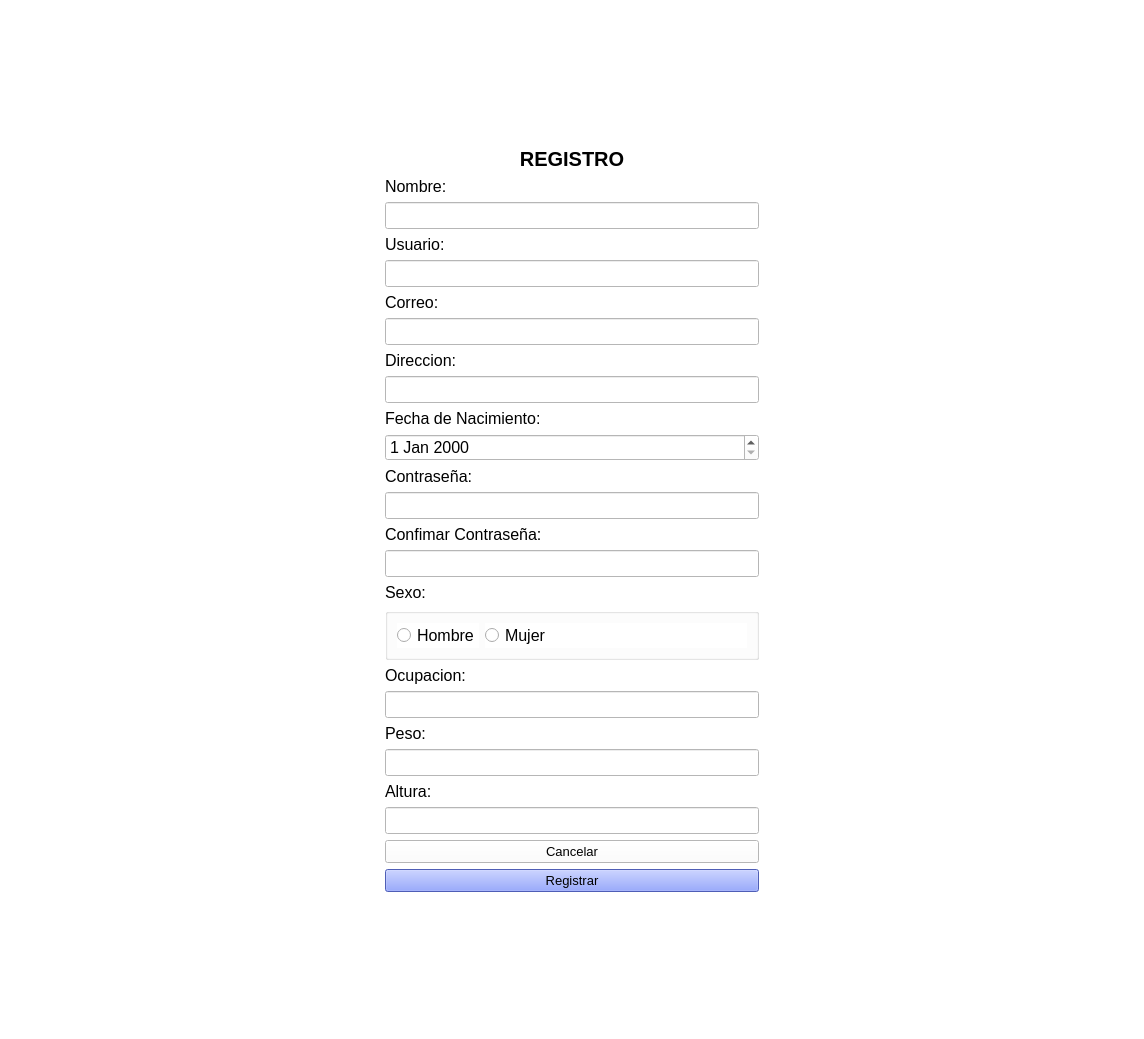
<?xml version="1.0" encoding="UTF-8"?>
<ui version="4.0">
 <class>Form</class>
 <widget class="QWidget" name="Form">
  <property name="geometry">
   <rect>
    <x>0</x>
    <y>0</y>
    <width>1144</width>
    <height>1039</height>
   </rect>
  </property>
  <property name="sizePolicy">
   <sizepolicy hsizetype="Preferred" vsizetype="Preferred">
    <horstretch>0</horstretch>
    <verstretch>0</verstretch>
   </sizepolicy>
  </property>
  <property name="maximumSize">
   <size>
    <width>16777215</width>
    <height>16777215</height>
   </size>
  </property>
  <property name="font">
   <font>
    <pointsize>12</pointsize>
   </font>
  </property>
  <property name="windowTitle">
   <string>App Habitos Saludables :</string>
  </property>
  <property name="styleSheet">
   <string notr="true">background-color: rgb(255, 255, 255);</string>
  </property>
  <layout class="QGridLayout" name="gridLayout_3">
   <item row="0" column="0">
    <layout class="QGridLayout" name="gridLayout">
     <item row="1" column="0">
      <spacer name="verticalSpacer_3">
       <property name="orientation">
        <enum>Qt::Vertical</enum>
       </property>
       <property name="sizeHint" stdset="0">
        <size>
         <width>20</width>
         <height>40</height>
        </size>
       </property>
      </spacer>
     </item>
     <item row="0" column="1">
      <spacer name="verticalSpacer">
       <property name="orientation">
        <enum>Qt::Vertical</enum>
       </property>
       <property name="sizeHint" stdset="0">
        <size>
         <width>20</width>
         <height>40</height>
        </size>
       </property>
      </spacer>
     </item>
     <item row="2" column="1">
      <spacer name="verticalSpacer_2">
       <property name="orientation">
        <enum>Qt::Vertical</enum>
       </property>
       <property name="sizeHint" stdset="0">
        <size>
         <width>20</width>
         <height>40</height>
        </size>
       </property>
      </spacer>
     </item>
     <item row="1" column="1">
      <layout class="QGridLayout" name="gridLayout_2">
       <item row="4" column="0">
        <widget class="QPushButton" name="btnRegistrar">
         <property name="font">
          <font>
           <pointsize>10</pointsize>
          </font>
         </property>
         <property name="styleSheet">
          <string notr="true">background-color: rgb(110, 132, 255);</string>
         </property>
         <property name="text">
          <string>Registrar</string>
         </property>
        </widget>
       </item>
       <item row="2" column="0">
        <layout class="QVBoxLayout" name="verticalLayout_23">
         <item>
          <layout class="QVBoxLayout" name="verticalLayout_24">
           <item>
            <widget class="QLabel" name="lblNombre">
             <property name="font">
              <font>
               <pointsize>12</pointsize>
              </font>
             </property>
             <property name="text">
              <string>Nombre:</string>
             </property>
            </widget>
           </item>
           <item>
            <widget class="QLineEdit" name="txtNombre">
             <property name="font">
              <font>
               <pointsize>12</pointsize>
              </font>
             </property>
            </widget>
           </item>
          </layout>
         </item>
         <item>
          <layout class="QVBoxLayout" name="verticalLayout_34">
           <item>
            <widget class="QLabel" name="lblUsuario">
             <property name="font">
              <font>
               <pointsize>12</pointsize>
              </font>
             </property>
             <property name="text">
              <string>Usuario:</string>
             </property>
            </widget>
           </item>
           <item>
            <widget class="QLineEdit" name="txtUsuario">
             <property name="font">
              <font>
               <pointsize>12</pointsize>
              </font>
             </property>
            </widget>
           </item>
          </layout>
         </item>
         <item>
          <layout class="QVBoxLayout" name="verticalLayout_25">
           <item>
            <widget class="QLabel" name="lblCorreo">
             <property name="font">
              <font>
               <pointsize>12</pointsize>
              </font>
             </property>
             <property name="text">
              <string>Correo:</string>
             </property>
            </widget>
           </item>
           <item>
            <widget class="QLineEdit" name="txtCorreo">
             <property name="font">
              <font>
               <pointsize>12</pointsize>
              </font>
             </property>
            </widget>
           </item>
          </layout>
         </item>
         <item>
          <layout class="QVBoxLayout" name="verticalLayout_26">
           <item>
            <widget class="QLabel" name="lblDireccion">
             <property name="font">
              <font>
               <pointsize>12</pointsize>
              </font>
             </property>
             <property name="text">
              <string>Direccion:</string>
             </property>
            </widget>
           </item>
           <item>
            <widget class="QLineEdit" name="txtDireccion">
             <property name="font">
              <font>
               <pointsize>12</pointsize>
              </font>
             </property>
            </widget>
           </item>
          </layout>
         </item>
         <item>
          <layout class="QVBoxLayout" name="verticalLayout_27">
           <item>
            <widget class="QLabel" name="lblFechaNacimiento">
             <property name="font">
              <font>
               <pointsize>12</pointsize>
              </font>
             </property>
             <property name="text">
              <string>Fecha de Nacimiento:</string>
             </property>
            </widget>
           </item>
           <item>
            <widget class="QDateEdit" name="txtFechaNacimiento">
             <property name="font">
              <font>
               <pointsize>12</pointsize>
              </font>
             </property>
            </widget>
           </item>
          </layout>
         </item>
         <item>
          <layout class="QVBoxLayout" name="verticalLayout_28">
           <item>
            <widget class="QLabel" name="lblContrasenia">
             <property name="font">
              <font>
               <pointsize>12</pointsize>
              </font>
             </property>
             <property name="text">
              <string>Contraseña:</string>
             </property>
            </widget>
           </item>
           <item>
            <widget class="QLineEdit" name="txtContrasenia">
             <property name="font">
              <font>
               <pointsize>12</pointsize>
              </font>
             </property>
            </widget>
           </item>
          </layout>
         </item>
         <item>
          <layout class="QVBoxLayout" name="verticalLayout_29">
           <item>
            <widget class="QLabel" name="lblConfirmarContrasenia">
             <property name="font">
              <font>
               <pointsize>12</pointsize>
              </font>
             </property>
             <property name="text">
              <string>Confimar Contraseña:</string>
             </property>
            </widget>
           </item>
           <item>
            <widget class="QLineEdit" name="txtConfirmarContrasenia">
             <property name="font">
              <font>
               <pointsize>12</pointsize>
              </font>
             </property>
            </widget>
           </item>
          </layout>
         </item>
         <item>
          <layout class="QVBoxLayout" name="verticalLayout_30">
           <item>
            <widget class="QLabel" name="lblSexo">
             <property name="font">
              <font>
               <pointsize>12</pointsize>
              </font>
             </property>
             <property name="text">
              <string>Sexo:</string>
             </property>
            </widget>
           </item>
           <item>
            <widget class="QGroupBox" name="grboxSexo">
             <property name="font">
              <font>
               <pointsize>12</pointsize>
              </font>
             </property>
             <property name="title">
              <string/>
             </property>
             <property name="alignment">
              <set>Qt::AlignLeading|Qt::AlignLeft|Qt::AlignTop</set>
             </property>
             <layout class="QFormLayout" name="formLayout">
              <item row="0" column="0">
               <widget class="QRadioButton" name="rbtnHombre">
                <property name="font">
                 <font>
                  <pointsize>12</pointsize>
                 </font>
                </property>
                <property name="text">
                 <string>Hombre</string>
                </property>
               </widget>
              </item>
              <item row="0" column="1">
               <widget class="QRadioButton" name="rbtnMujer">
                <property name="font">
                 <font>
                  <pointsize>12</pointsize>
                 </font>
                </property>
                <property name="text">
                 <string>Mujer</string>
                </property>
               </widget>
              </item>
             </layout>
            </widget>
           </item>
          </layout>
         </item>
         <item>
          <layout class="QVBoxLayout" name="verticalLayout_31">
           <item>
            <widget class="QLabel" name="lblOcupacion">
             <property name="font">
              <font>
               <pointsize>12</pointsize>
              </font>
             </property>
             <property name="text">
              <string>Ocupacion:</string>
             </property>
            </widget>
           </item>
           <item>
            <widget class="QLineEdit" name="txtOcupacion">
             <property name="font">
              <font>
               <pointsize>12</pointsize>
              </font>
             </property>
            </widget>
           </item>
          </layout>
         </item>
         <item>
          <layout class="QVBoxLayout" name="verticalLayout_32">
           <item>
            <widget class="QLabel" name="lblPeso">
             <property name="font">
              <font>
               <pointsize>12</pointsize>
              </font>
             </property>
             <property name="text">
              <string>Peso:</string>
             </property>
            </widget>
           </item>
           <item>
            <widget class="QLineEdit" name="txtPeso">
             <property name="font">
              <font>
               <pointsize>12</pointsize>
              </font>
             </property>
            </widget>
           </item>
          </layout>
         </item>
         <item>
          <layout class="QVBoxLayout" name="verticalLayout_33">
           <item>
            <widget class="QLabel" name="lblAltura">
             <property name="font">
              <font>
               <pointsize>12</pointsize>
              </font>
             </property>
             <property name="text">
              <string>Altura:</string>
             </property>
            </widget>
           </item>
           <item>
            <widget class="QLineEdit" name="txtAltura_3">
             <property name="font">
              <font>
               <pointsize>12</pointsize>
              </font>
             </property>
            </widget>
           </item>
          </layout>
         </item>
        </layout>
       </item>
       <item row="1" column="0">
        <widget class="QLabel" name="lblTitulo">
         <property name="font">
          <font>
           <family>MS Sans Serif</family>
           <pointsize>15</pointsize>
           <weight>75</weight>
           <bold>true</bold>
          </font>
         </property>
         <property name="layoutDirection">
          <enum>Qt::LeftToRight</enum>
         </property>
         <property name="text">
          <string>REGISTRO</string>
         </property>
         <property name="alignment">
          <set>Qt::AlignCenter</set>
         </property>
        </widget>
       </item>
       <item row="3" column="0">
        <widget class="QPushButton" name="btnCancelar">
         <property name="font">
          <font>
           <pointsize>10</pointsize>
          </font>
         </property>
         <property name="text">
          <string>Cancelar</string>
         </property>
        </widget>
       </item>
      </layout>
     </item>
     <item row="1" column="2">
      <spacer name="verticalSpacer_4">
       <property name="orientation">
        <enum>Qt::Vertical</enum>
       </property>
       <property name="sizeHint" stdset="0">
        <size>
         <width>20</width>
         <height>40</height>
        </size>
       </property>
      </spacer>
     </item>
     <item row="2" column="0">
      <spacer name="horizontalSpacer">
       <property name="orientation">
        <enum>Qt::Horizontal</enum>
       </property>
       <property name="sizeHint" stdset="0">
        <size>
         <width>40</width>
         <height>20</height>
        </size>
       </property>
      </spacer>
     </item>
     <item row="2" column="2">
      <spacer name="horizontalSpacer_2">
       <property name="orientation">
        <enum>Qt::Horizontal</enum>
       </property>
       <property name="sizeHint" stdset="0">
        <size>
         <width>40</width>
         <height>20</height>
        </size>
       </property>
      </spacer>
     </item>
    </layout>
   </item>
  </layout>
 </widget>
 <resources/>
 <connections/>
</ui>
